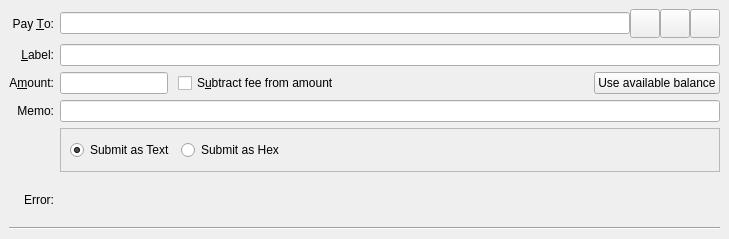
<?xml version="1.0" encoding="UTF-8"?>
<ui version="4.0">
 <class>SendCoinsEntry</class>
 <widget class="QStackedWidget" name="SendCoinsEntry">
  <property name="geometry">
   <rect>
    <x>0</x>
    <y>0</y>
    <width>729</width>
    <height>239</height>
   </rect>
  </property>
  <property name="focusPolicy">
   <enum>Qt::TabFocus</enum>
  </property>
  <property name="autoFillBackground">
   <bool>false</bool>
  </property>
  <property name="currentIndex">
   <number>0</number>
  </property>
  <widget class="QFrame" name="SendCoins">
   <property name="toolTip">
    <string>This is a normal payment.</string>
   </property>
   <property name="frameShape">
    <enum>QFrame::NoFrame</enum>
   </property>
   <layout class="QGridLayout" name="gridLayout">
    <item row="5" column="0">
     <widget class="QLabel" name="messageLabel">
      <property name="text">
       <string>Error:</string>
      </property>
      <property name="alignment">
       <set>Qt::AlignRight|Qt::AlignTrailing|Qt::AlignVCenter</set>
      </property>
     </widget>
    </item>
    <item row="0" column="1">
     <layout class="QHBoxLayout" name="payToLayout">
      <property name="spacing">
       <number>0</number>
      </property>
      <item>
       <widget class="QValidatedLineEdit" name="payTo">
        <property name="toolTip">
         <string>The ZDEEX address to send the payment to</string>
        </property>
       </widget>
      </item>
      <item>
       <widget class="QToolButton" name="addressBookButton">
        <property name="toolTip">
         <string>Choose previously used address</string>
        </property>
        <property name="text">
         <string/>
        </property>
        <property name="icon">
         <iconset resource="../komodo.qrc">
          <normaloff>:/icons/address-book</normaloff>:/icons/address-book</iconset>
        </property>
        <property name="iconSize">
         <size>
          <width>22</width>
          <height>22</height>
         </size>
        </property>
        <property name="shortcut">
         <string>Alt+A</string>
        </property>
       </widget>
      </item>
      <item>
       <widget class="QToolButton" name="pasteButton">
        <property name="toolTip">
         <string>Paste address from clipboard</string>
        </property>
        <property name="text">
         <string/>
        </property>
        <property name="icon">
         <iconset resource="../komodo.qrc">
          <normaloff>:/icons/editpaste</normaloff>:/icons/editpaste</iconset>
        </property>
        <property name="iconSize">
         <size>
          <width>22</width>
          <height>22</height>
         </size>
        </property>
        <property name="shortcut">
         <string>Alt+P</string>
        </property>
       </widget>
      </item>
      <item>
       <widget class="QToolButton" name="deleteButton">
        <property name="toolTip">
         <string>Remove this entry</string>
        </property>
        <property name="text">
         <string/>
        </property>
        <property name="icon">
         <iconset resource="../komodo.qrc">
          <normaloff>:/icons/remove</normaloff>:/icons/remove</iconset>
        </property>
        <property name="iconSize">
         <size>
          <width>22</width>
          <height>22</height>
         </size>
        </property>
       </widget>
      </item>
     </layout>
    </item>
    <item row="6" column="0" colspan="2">
     <widget class="Line" name="line">
      <property name="orientation">
       <enum>Qt::Horizontal</enum>
      </property>
     </widget>
    </item>
    <item row="1" column="0">
     <widget class="QLabel" name="labellLabel">
      <property name="text">
       <string>&amp;Label:</string>
      </property>
      <property name="alignment">
       <set>Qt::AlignRight|Qt::AlignTrailing|Qt::AlignVCenter</set>
      </property>
      <property name="buddy">
       <cstring>addAsLabel</cstring>
      </property>
     </widget>
    </item>
    <item row="1" column="1">
     <widget class="QLineEdit" name="addAsLabel">
      <property name="toolTip">
       <string>Enter a label for this address to add it to the list of used addresses (only for taddrs)</string>
      </property>
     </widget>
    </item>
    <item row="3" column="0">
     <widget class="QLabel" name="memoLabel_2">
      <property name="text">
       <string>Memo:</string>
      </property>
      <property name="alignment">
       <set>Qt::AlignRight|Qt::AlignTrailing|Qt::AlignVCenter</set>
      </property>
     </widget>
    </item>
    <item row="2" column="0">
     <widget class="QLabel" name="amountLabel">
      <property name="text">
       <string>A&amp;mount:</string>
      </property>
      <property name="alignment">
       <set>Qt::AlignRight|Qt::AlignTrailing|Qt::AlignVCenter</set>
      </property>
      <property name="buddy">
       <cstring>payAmount</cstring>
      </property>
     </widget>
    </item>
    <item row="3" column="1">
     <widget class="QValidatedLineEdit" name="memo">
      <property name="toolTip">
       <string>Message that will be included as part of the transaction. Max length: 512 characters. The message is encrypted along with the transaction.</string>
      </property>
      <property name="maxLength">
       <number>512</number>
      </property>
     </widget>
    </item>
    <item row="0" column="0">
     <widget class="QLabel" name="payToLabel">
      <property name="text">
       <string>Pay &amp;To:</string>
      </property>
      <property name="alignment">
       <set>Qt::AlignRight|Qt::AlignTrailing|Qt::AlignVCenter</set>
      </property>
      <property name="buddy">
       <cstring>payTo</cstring>
      </property>
     </widget>
    </item>
    <item row="5" column="1">
     <widget class="QLabel" name="messageTextLabel">
      <property name="toolTip">
       <string>A message that was attached to the zdeex: URI which will be stored with the transaction for your reference. Note: This message will not be sent over the ZDEEX network.</string>
      </property>
      <property name="textFormat">
       <enum>Qt::PlainText</enum>
      </property>
     </widget>
    </item>
    <item row="2" column="1">
     <layout class="QHBoxLayout" name="horizontalLayoutAmount" stretch="0,1,0">
      <property name="spacing">
       <number>10</number>
      </property>
      <item>
       <widget class="KomodoAmountField" name="payAmount"/>
      </item>
      <item>
       <widget class="QCheckBox" name="checkboxSubtractFeeFromAmount">
        <property name="toolTip">
         <string>The fee will be deducted from the amount being sent. The recipient will receive less coins than you enter in the amount field. If multiple recipients are selected, the fee is split equally.</string>
        </property>
        <property name="text">
         <string>S&amp;ubtract fee from amount</string>
        </property>
       </widget>
      </item>
      <item>
       <widget class="QPushButton" name="useAvailableBalanceButton">
        <property name="text">
         <string>Use available balance</string>
        </property>
        <property name="icon">
         <iconset resource="../komodo.qrc">
          <normaloff>:/icons/all_balance</normaloff>:/icons/all_balance</iconset>
        </property>
       </widget>
      </item>
     </layout>
    </item>
    <item row="4" column="1">
     <widget class="QFrame" name="encodingFrame">
      <property name="sizePolicy">
       <sizepolicy hsizetype="Preferred" vsizetype="Minimum">
        <horstretch>0</horstretch>
        <verstretch>0</verstretch>
       </sizepolicy>
      </property>
      <property name="frameShape">
       <enum>QFrame::StyledPanel</enum>
      </property>
      <property name="frameShadow">
       <enum>QFrame::Raised</enum>
      </property>
      <layout class="QHBoxLayout" name="horizontalLayout">
       <property name="spacing">
        <number>6</number>
       </property>
       <property name="leftMargin">
        <number>9</number>
       </property>
       <property name="topMargin">
        <number>6</number>
       </property>
       <property name="rightMargin">
        <number>6</number>
       </property>
       <property name="bottomMargin">
        <number>6</number>
       </property>
       <item>
        <widget class="QRadioButton" name="radioEncodeString">
         <property name="text">
          <string>Submit as Text</string>
         </property>
         <property name="checked">
          <bool>true</bool>
         </property>
        </widget>
       </item>
       <item>
        <widget class="QRadioButton" name="radioEncodeHex">
         <property name="text">
          <string>Submit as Hex</string>
         </property>
        </widget>
       </item>
       <item>
        <spacer name="horizontalSpacer">
         <property name="orientation">
          <enum>Qt::Horizontal</enum>
         </property>
         <property name="sizeHint" stdset="0">
          <size>
           <width>40</width>
           <height>15</height>
          </size>
         </property>
        </spacer>
       </item>
      </layout>
     </widget>
    </item>
   </layout>
  </widget>
  <widget class="QFrame" name="SendCoins_UnauthenticatedPaymentRequest">
   <property name="palette">
    <palette>
     <active>
      <colorrole role="WindowText">
       <brush brushstyle="SolidPattern">
        <color alpha="255">
         <red>0</red>
         <green>0</green>
         <blue>0</blue>
        </color>
       </brush>
      </colorrole>
      <colorrole role="Button">
       <brush brushstyle="SolidPattern">
        <color alpha="255">
         <red>255</red>
         <green>255</green>
         <blue>127</blue>
        </color>
       </brush>
      </colorrole>
      <colorrole role="Light">
       <brush brushstyle="SolidPattern">
        <color alpha="255">
         <red>255</red>
         <green>255</green>
         <blue>255</blue>
        </color>
       </brush>
      </colorrole>
      <colorrole role="Midlight">
       <brush brushstyle="SolidPattern">
        <color alpha="255">
         <red>255</red>
         <green>255</green>
         <blue>191</blue>
        </color>
       </brush>
      </colorrole>
      <colorrole role="Dark">
       <brush brushstyle="SolidPattern">
        <color alpha="255">
         <red>127</red>
         <green>127</green>
         <blue>63</blue>
        </color>
       </brush>
      </colorrole>
      <colorrole role="Mid">
       <brush brushstyle="SolidPattern">
        <color alpha="255">
         <red>170</red>
         <green>170</green>
         <blue>84</blue>
        </color>
       </brush>
      </colorrole>
      <colorrole role="Text">
       <brush brushstyle="SolidPattern">
        <color alpha="255">
         <red>0</red>
         <green>0</green>
         <blue>0</blue>
        </color>
       </brush>
      </colorrole>
      <colorrole role="BrightText">
       <brush brushstyle="SolidPattern">
        <color alpha="255">
         <red>255</red>
         <green>255</green>
         <blue>255</blue>
        </color>
       </brush>
      </colorrole>
      <colorrole role="ButtonText">
       <brush brushstyle="SolidPattern">
        <color alpha="255">
         <red>0</red>
         <green>0</green>
         <blue>0</blue>
        </color>
       </brush>
      </colorrole>
      <colorrole role="Base">
       <brush brushstyle="SolidPattern">
        <color alpha="255">
         <red>255</red>
         <green>255</green>
         <blue>255</blue>
        </color>
       </brush>
      </colorrole>
      <colorrole role="Window">
       <brush brushstyle="SolidPattern">
        <color alpha="255">
         <red>255</red>
         <green>255</green>
         <blue>127</blue>
        </color>
       </brush>
      </colorrole>
      <colorrole role="Shadow">
       <brush brushstyle="SolidPattern">
        <color alpha="255">
         <red>0</red>
         <green>0</green>
         <blue>0</blue>
        </color>
       </brush>
      </colorrole>
      <colorrole role="AlternateBase">
       <brush brushstyle="SolidPattern">
        <color alpha="255">
         <red>255</red>
         <green>255</green>
         <blue>191</blue>
        </color>
       </brush>
      </colorrole>
      <colorrole role="ToolTipBase">
       <brush brushstyle="SolidPattern">
        <color alpha="255">
         <red>255</red>
         <green>255</green>
         <blue>220</blue>
        </color>
       </brush>
      </colorrole>
      <colorrole role="ToolTipText">
       <brush brushstyle="SolidPattern">
        <color alpha="255">
         <red>0</red>
         <green>0</green>
         <blue>0</blue>
        </color>
       </brush>
      </colorrole>
      <colorrole role="PlaceholderText">
       <brush brushstyle="NoBrush">
        <color alpha="128">
         <red>0</red>
         <green>0</green>
         <blue>0</blue>
        </color>
       </brush>
      </colorrole>
     </active>
     <inactive>
      <colorrole role="WindowText">
       <brush brushstyle="SolidPattern">
        <color alpha="255">
         <red>0</red>
         <green>0</green>
         <blue>0</blue>
        </color>
       </brush>
      </colorrole>
      <colorrole role="Button">
       <brush brushstyle="SolidPattern">
        <color alpha="255">
         <red>255</red>
         <green>255</green>
         <blue>127</blue>
        </color>
       </brush>
      </colorrole>
      <colorrole role="Light">
       <brush brushstyle="SolidPattern">
        <color alpha="255">
         <red>255</red>
         <green>255</green>
         <blue>255</blue>
        </color>
       </brush>
      </colorrole>
      <colorrole role="Midlight">
       <brush brushstyle="SolidPattern">
        <color alpha="255">
         <red>255</red>
         <green>255</green>
         <blue>191</blue>
        </color>
       </brush>
      </colorrole>
      <colorrole role="Dark">
       <brush brushstyle="SolidPattern">
        <color alpha="255">
         <red>127</red>
         <green>127</green>
         <blue>63</blue>
        </color>
       </brush>
      </colorrole>
      <colorrole role="Mid">
       <brush brushstyle="SolidPattern">
        <color alpha="255">
         <red>170</red>
         <green>170</green>
         <blue>84</blue>
        </color>
       </brush>
      </colorrole>
      <colorrole role="Text">
       <brush brushstyle="SolidPattern">
        <color alpha="255">
         <red>0</red>
         <green>0</green>
         <blue>0</blue>
        </color>
       </brush>
      </colorrole>
      <colorrole role="BrightText">
       <brush brushstyle="SolidPattern">
        <color alpha="255">
         <red>255</red>
         <green>255</green>
         <blue>255</blue>
        </color>
       </brush>
      </colorrole>
      <colorrole role="ButtonText">
       <brush brushstyle="SolidPattern">
        <color alpha="255">
         <red>0</red>
         <green>0</green>
         <blue>0</blue>
        </color>
       </brush>
      </colorrole>
      <colorrole role="Base">
       <brush brushstyle="SolidPattern">
        <color alpha="255">
         <red>255</red>
         <green>255</green>
         <blue>255</blue>
        </color>
       </brush>
      </colorrole>
      <colorrole role="Window">
       <brush brushstyle="SolidPattern">
        <color alpha="255">
         <red>255</red>
         <green>255</green>
         <blue>127</blue>
        </color>
       </brush>
      </colorrole>
      <colorrole role="Shadow">
       <brush brushstyle="SolidPattern">
        <color alpha="255">
         <red>0</red>
         <green>0</green>
         <blue>0</blue>
        </color>
       </brush>
      </colorrole>
      <colorrole role="AlternateBase">
       <brush brushstyle="SolidPattern">
        <color alpha="255">
         <red>255</red>
         <green>255</green>
         <blue>191</blue>
        </color>
       </brush>
      </colorrole>
      <colorrole role="ToolTipBase">
       <brush brushstyle="SolidPattern">
        <color alpha="255">
         <red>255</red>
         <green>255</green>
         <blue>220</blue>
        </color>
       </brush>
      </colorrole>
      <colorrole role="ToolTipText">
       <brush brushstyle="SolidPattern">
        <color alpha="255">
         <red>0</red>
         <green>0</green>
         <blue>0</blue>
        </color>
       </brush>
      </colorrole>
      <colorrole role="PlaceholderText">
       <brush brushstyle="NoBrush">
        <color alpha="128">
         <red>0</red>
         <green>0</green>
         <blue>0</blue>
        </color>
       </brush>
      </colorrole>
     </inactive>
     <disabled>
      <colorrole role="WindowText">
       <brush brushstyle="SolidPattern">
        <color alpha="255">
         <red>127</red>
         <green>127</green>
         <blue>63</blue>
        </color>
       </brush>
      </colorrole>
      <colorrole role="Button">
       <brush brushstyle="SolidPattern">
        <color alpha="255">
         <red>255</red>
         <green>255</green>
         <blue>127</blue>
        </color>
       </brush>
      </colorrole>
      <colorrole role="Light">
       <brush brushstyle="SolidPattern">
        <color alpha="255">
         <red>255</red>
         <green>255</green>
         <blue>255</blue>
        </color>
       </brush>
      </colorrole>
      <colorrole role="Midlight">
       <brush brushstyle="SolidPattern">
        <color alpha="255">
         <red>255</red>
         <green>255</green>
         <blue>191</blue>
        </color>
       </brush>
      </colorrole>
      <colorrole role="Dark">
       <brush brushstyle="SolidPattern">
        <color alpha="255">
         <red>127</red>
         <green>127</green>
         <blue>63</blue>
        </color>
       </brush>
      </colorrole>
      <colorrole role="Mid">
       <brush brushstyle="SolidPattern">
        <color alpha="255">
         <red>170</red>
         <green>170</green>
         <blue>84</blue>
        </color>
       </brush>
      </colorrole>
      <colorrole role="Text">
       <brush brushstyle="SolidPattern">
        <color alpha="255">
         <red>127</red>
         <green>127</green>
         <blue>63</blue>
        </color>
       </brush>
      </colorrole>
      <colorrole role="BrightText">
       <brush brushstyle="SolidPattern">
        <color alpha="255">
         <red>255</red>
         <green>255</green>
         <blue>255</blue>
        </color>
       </brush>
      </colorrole>
      <colorrole role="ButtonText">
       <brush brushstyle="SolidPattern">
        <color alpha="255">
         <red>127</red>
         <green>127</green>
         <blue>63</blue>
        </color>
       </brush>
      </colorrole>
      <colorrole role="Base">
       <brush brushstyle="SolidPattern">
        <color alpha="255">
         <red>255</red>
         <green>255</green>
         <blue>127</blue>
        </color>
       </brush>
      </colorrole>
      <colorrole role="Window">
       <brush brushstyle="SolidPattern">
        <color alpha="255">
         <red>255</red>
         <green>255</green>
         <blue>127</blue>
        </color>
       </brush>
      </colorrole>
      <colorrole role="Shadow">
       <brush brushstyle="SolidPattern">
        <color alpha="255">
         <red>0</red>
         <green>0</green>
         <blue>0</blue>
        </color>
       </brush>
      </colorrole>
      <colorrole role="AlternateBase">
       <brush brushstyle="SolidPattern">
        <color alpha="255">
         <red>255</red>
         <green>255</green>
         <blue>127</blue>
        </color>
       </brush>
      </colorrole>
      <colorrole role="ToolTipBase">
       <brush brushstyle="SolidPattern">
        <color alpha="255">
         <red>255</red>
         <green>255</green>
         <blue>220</blue>
        </color>
       </brush>
      </colorrole>
      <colorrole role="ToolTipText">
       <brush brushstyle="SolidPattern">
        <color alpha="255">
         <red>0</red>
         <green>0</green>
         <blue>0</blue>
        </color>
       </brush>
      </colorrole>
      <colorrole role="PlaceholderText">
       <brush brushstyle="NoBrush">
        <color alpha="128">
         <red>0</red>
         <green>0</green>
         <blue>0</blue>
        </color>
       </brush>
      </colorrole>
     </disabled>
    </palette>
   </property>
   <property name="toolTip">
    <string>This is an unauthenticated payment request.</string>
   </property>
   <property name="autoFillBackground">
    <bool>true</bool>
   </property>
   <property name="frameShape">
    <enum>QFrame::NoFrame</enum>
   </property>
   <layout class="QGridLayout" name="gridLayout_is">
    <property name="spacing">
     <number>12</number>
    </property>
    <item row="0" column="0">
     <widget class="QLabel" name="payToLabel_is">
      <property name="text">
       <string>Pay To:</string>
      </property>
      <property name="alignment">
       <set>Qt::AlignRight|Qt::AlignTrailing|Qt::AlignVCenter</set>
      </property>
     </widget>
    </item>
    <item row="0" column="1">
     <layout class="QHBoxLayout" name="payToLayout_is">
      <property name="spacing">
       <number>0</number>
      </property>
      <item>
       <widget class="QLabel" name="payTo_is"/>
      </item>
      <item>
       <widget class="QToolButton" name="deleteButton_is">
        <property name="toolTip">
         <string>Remove this entry</string>
        </property>
        <property name="text">
         <string/>
        </property>
        <property name="icon">
         <iconset resource="../komodo.qrc">
          <normaloff>:/icons/remove</normaloff>:/icons/remove</iconset>
        </property>
       </widget>
      </item>
     </layout>
    </item>
    <item row="1" column="0">
     <widget class="QLabel" name="memoLabel_is">
      <property name="text">
       <string>Memo:</string>
      </property>
      <property name="alignment">
       <set>Qt::AlignRight|Qt::AlignTrailing|Qt::AlignVCenter</set>
      </property>
     </widget>
    </item>
    <item row="1" column="1">
     <widget class="QLabel" name="memoTextLabel_is">
      <property name="textFormat">
       <enum>Qt::PlainText</enum>
      </property>
     </widget>
    </item>
    <item row="2" column="0">
     <widget class="QLabel" name="amountLabel_is">
      <property name="text">
       <string>A&amp;mount:</string>
      </property>
      <property name="alignment">
       <set>Qt::AlignRight|Qt::AlignTrailing|Qt::AlignVCenter</set>
      </property>
      <property name="buddy">
       <cstring>payAmount_is</cstring>
      </property>
     </widget>
    </item>
    <item row="2" column="1">
     <widget class="KomodoAmountField" name="payAmount_is">
      <property name="acceptDrops">
       <bool>false</bool>
      </property>
     </widget>
    </item>
   </layout>
  </widget>
  <widget class="QFrame" name="SendCoins_AuthenticatedPaymentRequest">
   <property name="palette">
    <palette>
     <active>
      <colorrole role="WindowText">
       <brush brushstyle="SolidPattern">
        <color alpha="255">
         <red>0</red>
         <green>0</green>
         <blue>0</blue>
        </color>
       </brush>
      </colorrole>
      <colorrole role="Button">
       <brush brushstyle="SolidPattern">
        <color alpha="255">
         <red>140</red>
         <green>232</green>
         <blue>119</blue>
        </color>
       </brush>
      </colorrole>
      <colorrole role="Light">
       <brush brushstyle="SolidPattern">
        <color alpha="255">
         <red>230</red>
         <green>255</green>
         <blue>224</blue>
        </color>
       </brush>
      </colorrole>
      <colorrole role="Midlight">
       <brush brushstyle="SolidPattern">
        <color alpha="255">
         <red>185</red>
         <green>243</green>
         <blue>171</blue>
        </color>
       </brush>
      </colorrole>
      <colorrole role="Dark">
       <brush brushstyle="SolidPattern">
        <color alpha="255">
         <red>70</red>
         <green>116</green>
         <blue>59</blue>
        </color>
       </brush>
      </colorrole>
      <colorrole role="Mid">
       <brush brushstyle="SolidPattern">
        <color alpha="255">
         <red>93</red>
         <green>155</green>
         <blue>79</blue>
        </color>
       </brush>
      </colorrole>
      <colorrole role="Text">
       <brush brushstyle="SolidPattern">
        <color alpha="255">
         <red>0</red>
         <green>0</green>
         <blue>0</blue>
        </color>
       </brush>
      </colorrole>
      <colorrole role="BrightText">
       <brush brushstyle="SolidPattern">
        <color alpha="255">
         <red>155</red>
         <green>255</green>
         <blue>147</blue>
        </color>
       </brush>
      </colorrole>
      <colorrole role="ButtonText">
       <brush brushstyle="SolidPattern">
        <color alpha="255">
         <red>0</red>
         <green>0</green>
         <blue>0</blue>
        </color>
       </brush>
      </colorrole>
      <colorrole role="Base">
       <brush brushstyle="SolidPattern">
        <color alpha="255">
         <red>119</red>
         <green>255</green>
         <blue>233</blue>
        </color>
       </brush>
      </colorrole>
      <colorrole role="Window">
       <brush brushstyle="SolidPattern">
        <color alpha="255">
         <red>140</red>
         <green>232</green>
         <blue>119</blue>
        </color>
       </brush>
      </colorrole>
      <colorrole role="Shadow">
       <brush brushstyle="SolidPattern">
        <color alpha="255">
         <red>0</red>
         <green>0</green>
         <blue>0</blue>
        </color>
       </brush>
      </colorrole>
      <colorrole role="AlternateBase">
       <brush brushstyle="SolidPattern">
        <color alpha="255">
         <red>197</red>
         <green>243</green>
         <blue>187</blue>
        </color>
       </brush>
      </colorrole>
      <colorrole role="NoRole">
       <brush brushstyle="SolidPattern">
        <color alpha="255">
         <red>125</red>
         <green>194</green>
         <blue>122</blue>
        </color>
       </brush>
      </colorrole>
      <colorrole role="ToolTipBase">
       <brush brushstyle="SolidPattern">
        <color alpha="255">
         <red>255</red>
         <green>255</green>
         <blue>220</blue>
        </color>
       </brush>
      </colorrole>
      <colorrole role="ToolTipText">
       <brush brushstyle="SolidPattern">
        <color alpha="255">
         <red>0</red>
         <green>0</green>
         <blue>0</blue>
        </color>
       </brush>
      </colorrole>
      <colorrole role="PlaceholderText">
       <brush brushstyle="NoBrush">
        <color alpha="128">
         <red>0</red>
         <green>0</green>
         <blue>0</blue>
        </color>
       </brush>
      </colorrole>
     </active>
     <inactive>
      <colorrole role="WindowText">
       <brush brushstyle="SolidPattern">
        <color alpha="255">
         <red>0</red>
         <green>0</green>
         <blue>0</blue>
        </color>
       </brush>
      </colorrole>
      <colorrole role="Button">
       <brush brushstyle="SolidPattern">
        <color alpha="255">
         <red>140</red>
         <green>232</green>
         <blue>119</blue>
        </color>
       </brush>
      </colorrole>
      <colorrole role="Light">
       <brush brushstyle="SolidPattern">
        <color alpha="255">
         <red>230</red>
         <green>255</green>
         <blue>224</blue>
        </color>
       </brush>
      </colorrole>
      <colorrole role="Midlight">
       <brush brushstyle="SolidPattern">
        <color alpha="255">
         <red>185</red>
         <green>243</green>
         <blue>171</blue>
        </color>
       </brush>
      </colorrole>
      <colorrole role="Dark">
       <brush brushstyle="SolidPattern">
        <color alpha="255">
         <red>70</red>
         <green>116</green>
         <blue>59</blue>
        </color>
       </brush>
      </colorrole>
      <colorrole role="Mid">
       <brush brushstyle="SolidPattern">
        <color alpha="255">
         <red>93</red>
         <green>155</green>
         <blue>79</blue>
        </color>
       </brush>
      </colorrole>
      <colorrole role="Text">
       <brush brushstyle="SolidPattern">
        <color alpha="255">
         <red>0</red>
         <green>0</green>
         <blue>0</blue>
        </color>
       </brush>
      </colorrole>
      <colorrole role="BrightText">
       <brush brushstyle="SolidPattern">
        <color alpha="255">
         <red>155</red>
         <green>255</green>
         <blue>147</blue>
        </color>
       </brush>
      </colorrole>
      <colorrole role="ButtonText">
       <brush brushstyle="SolidPattern">
        <color alpha="255">
         <red>0</red>
         <green>0</green>
         <blue>0</blue>
        </color>
       </brush>
      </colorrole>
      <colorrole role="Base">
       <brush brushstyle="SolidPattern">
        <color alpha="255">
         <red>119</red>
         <green>255</green>
         <blue>233</blue>
        </color>
       </brush>
      </colorrole>
      <colorrole role="Window">
       <brush brushstyle="SolidPattern">
        <color alpha="255">
         <red>140</red>
         <green>232</green>
         <blue>119</blue>
        </color>
       </brush>
      </colorrole>
      <colorrole role="Shadow">
       <brush brushstyle="SolidPattern">
        <color alpha="255">
         <red>0</red>
         <green>0</green>
         <blue>0</blue>
        </color>
       </brush>
      </colorrole>
      <colorrole role="AlternateBase">
       <brush brushstyle="SolidPattern">
        <color alpha="255">
         <red>197</red>
         <green>243</green>
         <blue>187</blue>
        </color>
       </brush>
      </colorrole>
      <colorrole role="NoRole">
       <brush brushstyle="SolidPattern">
        <color alpha="255">
         <red>125</red>
         <green>194</green>
         <blue>122</blue>
        </color>
       </brush>
      </colorrole>
      <colorrole role="ToolTipBase">
       <brush brushstyle="SolidPattern">
        <color alpha="255">
         <red>255</red>
         <green>255</green>
         <blue>220</blue>
        </color>
       </brush>
      </colorrole>
      <colorrole role="ToolTipText">
       <brush brushstyle="SolidPattern">
        <color alpha="255">
         <red>0</red>
         <green>0</green>
         <blue>0</blue>
        </color>
       </brush>
      </colorrole>
      <colorrole role="PlaceholderText">
       <brush brushstyle="NoBrush">
        <color alpha="128">
         <red>0</red>
         <green>0</green>
         <blue>0</blue>
        </color>
       </brush>
      </colorrole>
     </inactive>
     <disabled>
      <colorrole role="WindowText">
       <brush brushstyle="SolidPattern">
        <color alpha="255">
         <red>70</red>
         <green>116</green>
         <blue>59</blue>
        </color>
       </brush>
      </colorrole>
      <colorrole role="Button">
       <brush brushstyle="SolidPattern">
        <color alpha="255">
         <red>140</red>
         <green>232</green>
         <blue>119</blue>
        </color>
       </brush>
      </colorrole>
      <colorrole role="Light">
       <brush brushstyle="SolidPattern">
        <color alpha="255">
         <red>230</red>
         <green>255</green>
         <blue>224</blue>
        </color>
       </brush>
      </colorrole>
      <colorrole role="Midlight">
       <brush brushstyle="SolidPattern">
        <color alpha="255">
         <red>185</red>
         <green>243</green>
         <blue>171</blue>
        </color>
       </brush>
      </colorrole>
      <colorrole role="Dark">
       <brush brushstyle="SolidPattern">
        <color alpha="255">
         <red>70</red>
         <green>116</green>
         <blue>59</blue>
        </color>
       </brush>
      </colorrole>
      <colorrole role="Mid">
       <brush brushstyle="SolidPattern">
        <color alpha="255">
         <red>93</red>
         <green>155</green>
         <blue>79</blue>
        </color>
       </brush>
      </colorrole>
      <colorrole role="Text">
       <brush brushstyle="SolidPattern">
        <color alpha="255">
         <red>70</red>
         <green>116</green>
         <blue>59</blue>
        </color>
       </brush>
      </colorrole>
      <colorrole role="BrightText">
       <brush brushstyle="SolidPattern">
        <color alpha="255">
         <red>155</red>
         <green>255</green>
         <blue>147</blue>
        </color>
       </brush>
      </colorrole>
      <colorrole role="ButtonText">
       <brush brushstyle="SolidPattern">
        <color alpha="255">
         <red>70</red>
         <green>116</green>
         <blue>59</blue>
        </color>
       </brush>
      </colorrole>
      <colorrole role="Base">
       <brush brushstyle="SolidPattern">
        <color alpha="255">
         <red>140</red>
         <green>232</green>
         <blue>119</blue>
        </color>
       </brush>
      </colorrole>
      <colorrole role="Window">
       <brush brushstyle="SolidPattern">
        <color alpha="255">
         <red>140</red>
         <green>232</green>
         <blue>119</blue>
        </color>
       </brush>
      </colorrole>
      <colorrole role="Shadow">
       <brush brushstyle="SolidPattern">
        <color alpha="255">
         <red>0</red>
         <green>0</green>
         <blue>0</blue>
        </color>
       </brush>
      </colorrole>
      <colorrole role="AlternateBase">
       <brush brushstyle="SolidPattern">
        <color alpha="255">
         <red>140</red>
         <green>232</green>
         <blue>119</blue>
        </color>
       </brush>
      </colorrole>
      <colorrole role="NoRole">
       <brush brushstyle="SolidPattern">
        <color alpha="255">
         <red>125</red>
         <green>194</green>
         <blue>122</blue>
        </color>
       </brush>
      </colorrole>
      <colorrole role="ToolTipBase">
       <brush brushstyle="SolidPattern">
        <color alpha="255">
         <red>255</red>
         <green>255</green>
         <blue>220</blue>
        </color>
       </brush>
      </colorrole>
      <colorrole role="ToolTipText">
       <brush brushstyle="SolidPattern">
        <color alpha="255">
         <red>0</red>
         <green>0</green>
         <blue>0</blue>
        </color>
       </brush>
      </colorrole>
      <colorrole role="PlaceholderText">
       <brush brushstyle="NoBrush">
        <color alpha="128">
         <red>0</red>
         <green>0</green>
         <blue>0</blue>
        </color>
       </brush>
      </colorrole>
     </disabled>
    </palette>
   </property>
   <property name="toolTip">
    <string>This is an authenticated payment request.</string>
   </property>
   <property name="autoFillBackground">
    <bool>true</bool>
   </property>
   <property name="frameShape">
    <enum>QFrame::NoFrame</enum>
   </property>
   <layout class="QGridLayout" name="gridLayout_s">
    <property name="spacing">
     <number>12</number>
    </property>
    <item row="0" column="0">
     <widget class="QLabel" name="payToLabel_s">
      <property name="text">
       <string>Pay To:</string>
      </property>
      <property name="alignment">
       <set>Qt::AlignRight|Qt::AlignTrailing|Qt::AlignVCenter</set>
      </property>
     </widget>
    </item>
    <item row="0" column="1">
     <layout class="QHBoxLayout" name="payToLayout_s">
      <property name="spacing">
       <number>0</number>
      </property>
      <item>
       <widget class="QLabel" name="payTo_s">
        <property name="textFormat">
         <enum>Qt::PlainText</enum>
        </property>
       </widget>
      </item>
      <item>
       <widget class="QToolButton" name="deleteButton_s">
        <property name="toolTip">
         <string>Remove this entry</string>
        </property>
        <property name="text">
         <string/>
        </property>
        <property name="icon">
         <iconset resource="../komodo.qrc">
          <normaloff>:/icons/remove</normaloff>:/icons/remove</iconset>
        </property>
       </widget>
      </item>
     </layout>
    </item>
    <item row="1" column="0">
     <widget class="QLabel" name="memoLabel_s">
      <property name="text">
       <string>Memo:</string>
      </property>
      <property name="alignment">
       <set>Qt::AlignRight|Qt::AlignTrailing|Qt::AlignVCenter</set>
      </property>
     </widget>
    </item>
    <item row="1" column="1">
     <widget class="QLabel" name="memoTextLabel_s">
      <property name="textFormat">
       <enum>Qt::PlainText</enum>
      </property>
     </widget>
    </item>
    <item row="2" column="0">
     <widget class="QLabel" name="amountLabel_s">
      <property name="text">
       <string>A&amp;mount:</string>
      </property>
      <property name="alignment">
       <set>Qt::AlignRight|Qt::AlignTrailing|Qt::AlignVCenter</set>
      </property>
      <property name="buddy">
       <cstring>payAmount_s</cstring>
      </property>
     </widget>
    </item>
    <item row="2" column="1">
     <widget class="KomodoAmountField" name="payAmount_s">
      <property name="acceptDrops">
       <bool>false</bool>
      </property>
     </widget>
    </item>
   </layout>
  </widget>
 </widget>
 <customwidgets>
  <customwidget>
   <class>QValidatedLineEdit</class>
   <extends>QLineEdit</extends>
   <header>qvalidatedlineedit.h</header>
  </customwidget>
  <customwidget>
   <class>KomodoAmountField</class>
   <extends>QLineEdit</extends>
   <header>komodoamountfield.h</header>
   <container>1</container>
  </customwidget>
 </customwidgets>
 <tabstops>
  <tabstop>payTo</tabstop>
  <tabstop>addressBookButton</tabstop>
  <tabstop>pasteButton</tabstop>
  <tabstop>deleteButton</tabstop>
  <tabstop>addAsLabel</tabstop>
  <tabstop>payAmount</tabstop>
  <tabstop>payAmount_is</tabstop>
  <tabstop>deleteButton_is</tabstop>
  <tabstop>payAmount_s</tabstop>
  <tabstop>deleteButton_s</tabstop>
 </tabstops>
 <resources>
  <include location="../komodo.qrc"/>
 </resources>
 <connections/>
</ui>
